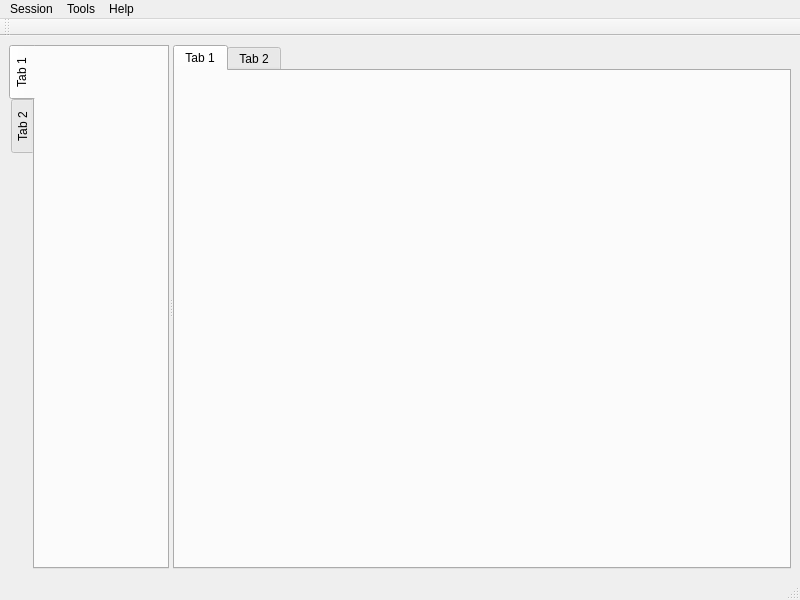
<?xml version="1.0" encoding="UTF-8"?>
<ui version="4.0">
 <class>MainWindow</class>
 <widget class="QMainWindow" name="MainWindow">
  <property name="geometry">
   <rect>
    <x>0</x>
    <y>0</y>
    <width>800</width>
    <height>600</height>
   </rect>
  </property>
  <property name="windowTitle">
   <string>MainWindow</string>
  </property>
  <property name="animated">
   <bool>true</bool>
  </property>
  <property name="dockNestingEnabled">
   <bool>false</bool>
  </property>
  <widget class="QWidget" name="centralwidget">
   <layout class="QGridLayout" name="gridLayout">
    <item row="0" column="0">
     <widget class="QSplitter" name="splitter">
      <property name="orientation">
       <enum>Qt::Orientation::Horizontal</enum>
      </property>
      <widget class="QTabWidget" name="tabWidget">
       <property name="layoutDirection">
        <enum>Qt::LayoutDirection::LeftToRight</enum>
       </property>
       <property name="tabPosition">
        <enum>QTabWidget::TabPosition::West</enum>
       </property>
       <property name="tabShape">
        <enum>QTabWidget::TabShape::Rounded</enum>
       </property>
       <property name="currentIndex">
        <number>0</number>
       </property>
       <property name="elideMode">
        <enum>Qt::TextElideMode::ElideNone</enum>
       </property>
       <property name="usesScrollButtons">
        <bool>true</bool>
       </property>
       <property name="documentMode">
        <bool>false</bool>
       </property>
       <property name="tabsClosable">
        <bool>false</bool>
       </property>
       <property name="tabBarAutoHide">
        <bool>false</bool>
       </property>
       <widget class="QWidget" name="tab">
        <attribute name="title">
         <string>Tab 1</string>
        </attribute>
       </widget>
       <widget class="QWidget" name="tab_2">
        <attribute name="title">
         <string>Tab 2</string>
        </attribute>
       </widget>
      </widget>
      <widget class="QTabWidget" name="tabWidget_2">
       <widget class="QWidget" name="tab_3">
        <attribute name="title">
         <string>Tab 1</string>
        </attribute>
       </widget>
       <widget class="QWidget" name="tab_4">
        <attribute name="title">
         <string>Tab 2</string>
        </attribute>
       </widget>
      </widget>
     </widget>
    </item>
   </layout>
  </widget>
  <widget class="QMenuBar" name="menubar">
   <property name="geometry">
    <rect>
     <x>0</x>
     <y>0</y>
     <width>800</width>
     <height>27</height>
    </rect>
   </property>
   <widget class="QMenu" name="menusession">
    <property name="title">
     <string>Session</string>
    </property>
   </widget>
   <widget class="QMenu" name="menuTools">
    <property name="title">
     <string>Tools</string>
    </property>
    <addaction name="actionNetwork_Scanner"/>
   </widget>
   <widget class="QMenu" name="menuHelp">
    <property name="title">
     <string>Help</string>
    </property>
   </widget>
   <addaction name="menusession"/>
   <addaction name="menuTools"/>
   <addaction name="menuHelp"/>
  </widget>
  <widget class="QStatusBar" name="statusbar"/>
  <widget class="QToolBar" name="toolBar">
   <property name="windowTitle">
    <string>toolBar</string>
   </property>
   <attribute name="toolBarArea">
    <enum>TopToolBarArea</enum>
   </attribute>
   <attribute name="toolBarBreak">
    <bool>false</bool>
   </attribute>
  </widget>
  <action name="actionNetwork_Scanner">
   <property name="text">
    <string>Network Scanner</string>
   </property>
  </action>
 </widget>
 <resources/>
 <connections/>
</ui>
